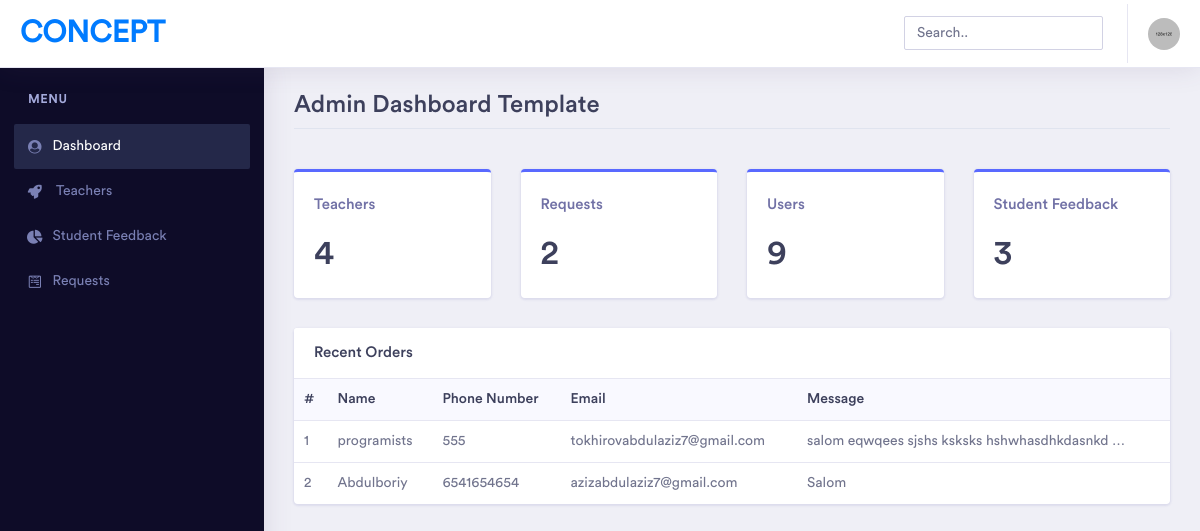
The page /dashboard/ (signed in) on the database its author committed.
### main/models.py (models this page shows, shortened)
class ContactModel(models.Model):
    name = models.CharField(max_length=255)
    phone_number = models.CharField(max_length=255)
    email = models.EmailField()
    message = models.TextField()

### dashboard/views.py (the view)
# urls.py: path('', index_view, name='dashboard_url'),
@login_required(login_url='login_url')
def index_view(request):
    teachers_quantity = TeacherModel.objects.all().count()
    requests_quantity = ContactModel.objects.all() .count()
    users_quantity = User.objects.all() .count()
    student_feedback_quantity = StudentFeedback.objects.all() .count()
    requests = ContactModel.objects.all()
    context = {
    'teachers_quantity':teachers_quantity,
    'requests_quantity':requests_quantity,
    'users_quantity': users_quantity,
    'student_feedback_quantity': student_feedback_quantity,
    'requests': requests
    }
    return render(request, 'dashboard/index.html', context)

### templates/dashboard/index.html (shortened to what this page needs)
{% load static %}
<!doctype html>
<html lang="en">
<head>
    <link rel="stylesheet" href="{% static 'dashboard/vendor/bootstrap/css/bootstrap.min.css' %}">
    <link href="{% static 'dashboard/vendor/fonts/circular-std/style.css' %}" rel="stylesheet">
    <link rel="stylesheet" href="{% static 'dashboard/libs/css/style.css' %}">
    <link rel="stylesheet" href="{% static 'dashboard/vendor/fonts/fontawesome/css/fontawesome-all.css' %}">
    <link rel="stylesheet" href="{% static 'dashboard/vendor/charts/chartist-bundle/chartist.css' %}">
    <link rel="stylesheet" href="{% static 'dashboard/vendor/charts/morris-bundle/morris.css' %}">
    <link rel="stylesheet" href="{% static 'dashboard/vendor/fonts/material-design-iconic-font/css/materialdesignicons.min.css' %}">
    <link rel="stylesheet" href="{% static 'dashboard/vendor/charts/c3charts/c3.css' %}">
    <link rel="stylesheet" href="{% static 'dashboard/vendor/fonts/flag-icon-css/flag-icon.min.css' %}">
</head>
<body>
    <div class="dashboard-main-wrapper">
        <div class="dashboard-header">
            <nav class="navbar navbar-expand-lg bg-white fixed-top">
                <a class="navbar-brand" href="index.html">Concept</a>
                <div class="collapse navbar-collapse " id="navbarSupportedContent">
                    <ul class="navbar-nav ml-auto navbar-right-top">
                        <li class="nav-item">
                            <div id="custom-search" class="top-search-bar">
                                <input class="form-control" type="text" placeholder="Search..">
                            </div>
                        </li>
                        <li class="nav-item dropdown nav-user">
                            <a class="nav-link nav-user-img" href="#" id="navbarDropdownMenuLink2" data-toggle="dropdown" aria-haspopup="true" aria-expanded="false"><img src="assets/images/avatar-1.jpg" alt="" class="user-avatar-md rounded-circle"></a>
                        </li>
                    </ul>
                </div>
            </nav>
        </div>
        <div class="nav-left-sidebar sidebar-dark">
            <div class="menu-list">
                <nav class="navbar navbar-expand-lg navbar-light">
                    <div class="collapse navbar-collapse" id="navbarNav">
                        <ul class="navbar-nav flex-column">
                            <li class="nav-divider">
                                Menu
                            </li>
                            <li class="nav-item ">
                                <a class="nav-link active" href=" {% url 'dashboard_url' %} " aria-expanded="false" data-target="#submenu-1" aria-controls="submenu-1"><i class="fa fa-fw fa-user-circle"></i>Dashboard <span class="badge badge-success">6</span></a>
                            </li>
                            <li class="nav-item">
                                <a class="nav-link" href="{% url 'teacher_url' %} "  aria-expanded="false" data-target="#submenu-2" aria-controls="submenu-2"><i class="fa fa-fw fa-rocket"></i> Teachers</a>
                            </li>
                            <li class="nav-item">
                                <a class="nav-link" href="{% url 'students_url' %} "  aria-expanded="false" data-target="#submenu-3" aria-controls="submenu-3"><i class="fas fa-fw fa-chart-pie"></i>Student Feedback</a>
                            </li>
                            <li class="nav-item ">
                                <a class="nav-link" href="{% url 'requests_url' %} "  aria-expanded="false" data-target="#submenu-4" aria-controls="submenu-4"><i class="fab fa-fw fa-wpforms"></i>Requests</a>
                                    </li>
                                </ul>
                            </div>
                        </nav>
                    </div>
                </div>
                <div class="dashboard-wrapper">
                    <div class="dashboard-ecommerce">
                        <div class="container-fluid dashboard-content ">
                            <div class="row">
                                <div class="col-xl-12 col-lg-12 col-md-12 col-sm-12 col-12">
                                    <div class="page-header">
                                        <h2 class="pageheader-title">Admin Dashboard Template </h2>
                                <div class="page-breadcrumb">
                                    <nav aria-label="breadcrumb">
                                        <ol class="breadcrumb">
                                        </ol>
                                    </nav>
                                </div>
                            </div>
                        </div>
                    </div>
                    <div class="ecommerce-widget">
                        <div class="row">
                            <div class="col-xl-3 col-lg-3 col-md-6 col-sm-12 col-12">
                                <div class="card border-3 border-top border-top-primary">
                                    <div class="card-body">
                                        <h5 class="text-muted"> Teachers</h5>
                                        <div class="metric-value d-inline-block">
                                            <h1 class="mb-1">{{teachers_quantity}}</h1>
                                        </div>
                                    </div>
                                </div>
                            </div>
                            <div class="col-xl-3 col-lg-3 col-md-6 col-sm-12 col-12">
                                <div class="card border-3 border-top border-top-primary">
                                    <div class="card-body">
                                        <h5 class="text-muted">Requests</h5>
                                        <div class="metric-value d-inline-block">
                                            <h1 class="mb-1">{{requests_quantity}}</h1>
                                        </div>
                                    </div>
                                </div>
                            </div>
                            <div class="col-xl-3 col-lg-3 col-md-6 col-sm-12 col-12">
                                <div class="card border-3 border-top border-top-primary">
                                    <div class="card-body">
                                        <h5 class="text-muted">Users</h5>
                                        <div class="metric-value d-inline-block">
                                            <h1 class="mb-1">{{users_quantity}}</h1>
                                        </div>
                                    </div>
                                </div>
                            </div>
                            <div class="col-xl-3 col-lg-3 col-md-6 col-sm-12 col-12">
                                <div class="card border-3 border-top border-top-primary">
                                    <div class="card-body">
                                        <h5 class="text-muted">Student Feedback</h5>
                                        <div class="metric-value d-inline-block">
                                            <h1 class="mb-1">{{student_feedback_quantity}}</h1>
                                        </div>
                                    </div>
                                </div>
                            </div>
                        </div>
                        <div class="row">
                            <div class="col-xl-12 col-lg-12 col-md-6 col-sm-12 col-12">
                                <div class="card">
                                    <h5 class="card-header">Recent Orders</h5>
                                    <div class="card-body p-0">
                                        <div class="table-responsive">
                                            <table class="table">
                                                <thead class="bg-light">
                                                    <tr class="border-0">
                                                        <th class="border-0">#</th>
                                                        <th class="border-0">Name</th>
                                                        <th class="border-0">Phone Number</th>
                                                        <th class="border-0">Email</th>
                                                        <th class="border-0">Message</th>
                                                    </tr>
                                                </thead>
                                                <tbody>
                                                    {% for request in requests %}
                                                    <tr>
                                                        <td>{{forloop.counter}}</td>
                                                        <td>{{request.name}} </td>
                                                        <td>{{request.phone_number}}</td>
                                                        <td> {{request.email}} </td>
                                                        <td> {{request.message| truncatewords:5}} </td>
                                                    </tr>
                                                    {% endfor %}
                                                </tbody>
                                            </table>
                                        </div>
                                    </div>
                                </div>
                            </div>
                        </div>
                    </div>
                </div>
            </div>
        </div>
    </div>
</body>
</html>

### rows shown on the page
ContactModel: name "programists", phone_number "555", email "tokhirovabdulaziz7@gmail.com", message "salom eqwqees sjshs ksksks hshwhasdhkdasnkd …"
ContactModel: name "Abdulboriy", phone_number "6541654654", email "azizabdulaziz7@gmail.com", message "Salom"

### other values the page prints
{{ teachers_quantity }} "4"
{{ requests_quantity }} "2"
{{ users_quantity }} "9"
{{ student_feedback_quantity }} "3"
